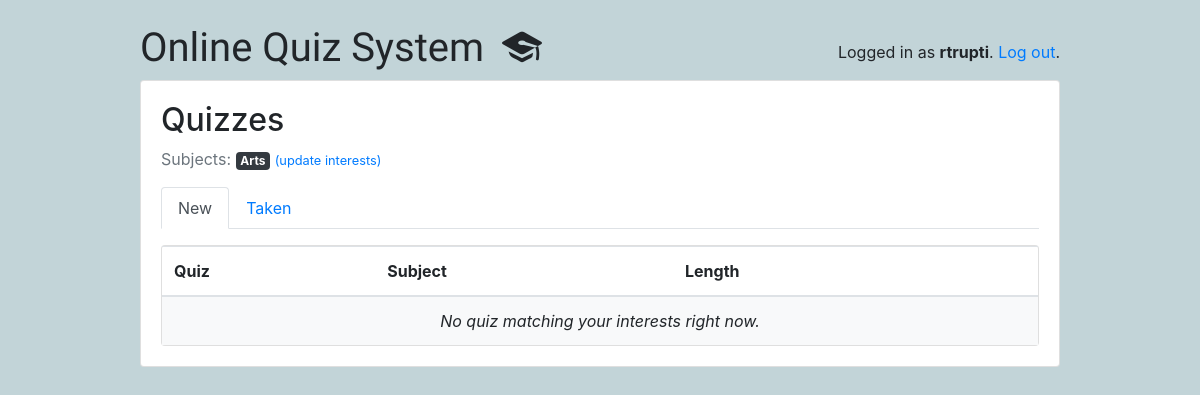
Before: /students/ (signed in) with the older database file.
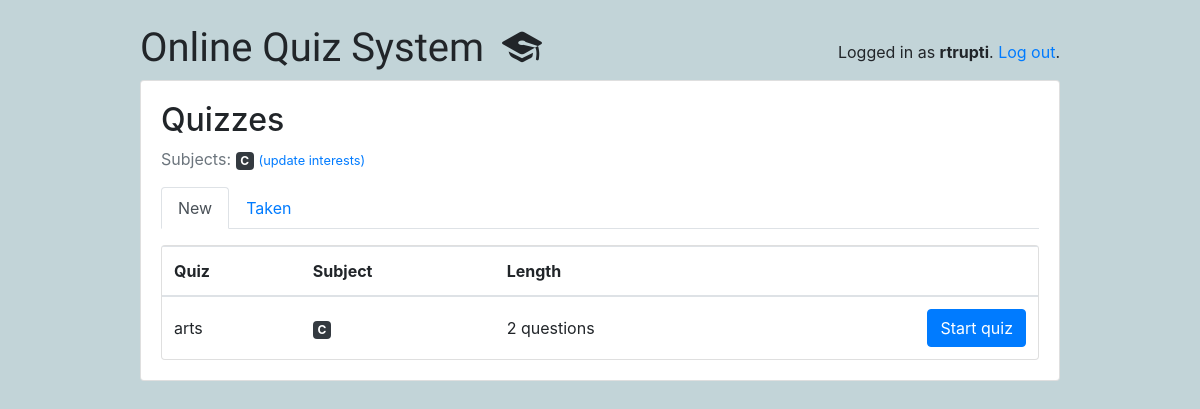
After: the same page with the newer database file.
### classroom/models.py (models this page shows, shortened)
class User(AbstractUser):
    is_student = models.BooleanField(default=False)
    is_teacher = models.BooleanField(default=False)

class Subject(models.Model):
    name = models.CharField(max_length=30)
    color = models.CharField(max_length=7, default='#007bff')
    def get_html_badge(self):
        name = escape(self.name)
        color = escape(self.color)
        html = '<span class="badge badge-primary" style="background-color: %s">%s</span>' % (color, name)
        return mark_safe(html)

class Quiz(models.Model):
    owner = models.ForeignKey(User, on_delete=models.CASCADE, related_name='quizzes')
    name = models.CharField(max_length=255)
    subject = models.ForeignKey(Subject, on_delete=models.CASCADE, related_name='quizzes')

### classroom/views/students.py (the view)
# urls.py: path('', students.QuizListView.as_view(), name='quiz_list'),
@method_decorator([login_required, student_required], name='dispatch')
class QuizListView(ListView):
    model = Quiz
    ordering = ('name', )
    context_object_name = 'quizzes'
    template_name = 'classroom/students/quiz_list.html'
    def get_queryset(self):
        student = self.request.user.student
        student_interests = student.interests.values_list('pk', flat=True)
        taken_quizzes = student.quizzes.values_list('pk', flat=True)
        queryset = Quiz.objects.filter(subject__in=student_interests) \
            .exclude(pk__in=taken_quizzes) \
            .annotate(questions_count=Count('questions')) \
            .filter(questions_count__gt=0)
        return queryset

### classroom/templates/classroom/students/quiz_list.html
{% extends 'base.html' %}
{% block content %}
  {% include 'classroom/students/_header.html' with active='new' %}
  <div class="card">
    <table class="table mb-0">
      <thead>
        <tr>
          <th>Quiz</th>
          <th>Subject</th>
          <th>Length</th>
          <th></th>
        </tr>
      </thead>
      <tbody>
        {% for quiz in quizzes %}
          <tr>
            <td class="align-middle">{{ quiz.name }}</td>
            <td class="align-middle">{{ quiz.subject.get_html_badge }}</td>
            <td class="align-middle">{{ quiz.questions_count }} questions</td>
            <td class="text-right">
              <a href="{% url 'students:take_quiz' quiz.pk %}" class="btn btn-primary">Start quiz</a>
            </td>
          </tr>
        {% empty %}
          <tr>
            <td class="bg-light text-center font-italic" colspan="4">No quiz matching your interests right now.</td>
          </tr>
        {% endfor %}
      </tbody>
    </table>
  </div>
{% endblock %}

### templates/base.html (shortened to what this page needs)
{% load static %}<!doctype html>
<html lang="en">
  <head>
    <link rel="stylesheet" href="https://maxcdn.bootstrapcdn.com/bootstrap/4.0.0/css/bootstrap.min.css">
    <link rel="stylesheet" type="text/css" href="{% static 'vendor/fontello-2f186091/css/fontello.css' %}">
    <link rel="stylesheet" type="text/css" href="{% static 'css/app.css' %}">
    {% if user.is_authenticated and user.is_teacher %}
      <link rel="stylesheet" type="text/css" href="{% static 'css/teachers.css' %}">
    {% else %}
      <link rel="stylesheet" type="text/css" href="{% static 'css/students.css' %}">
    {% endif %}
  </head>
  <body>
    <div class="container my-4">
      <div class="row justify-content-center">
        <div class="col-md-10 col-sm-12">
          <div class="row">
            <div class="col-6">
              <h1 class="logo">
                <a href="{% url 'home' %}">
                  Online Quiz System
                  {% if user.is_authenticated %}
                    {% if user.is_teacher %}
                      <span class="icon-feather" data-toggle="tooltip" data-placement="right" title="Teacher profile"></span>
                    {% else %}
                      <span class="icon-graduation-cap" data-toggle="tooltip" data-placement="right" title="Student profile"></span>
                    {% endif %}
                  {% endif %}
                </a>
              </h1>
            </div>
            <div class="col-6 text-right">
              {% if user.is_authenticated %}
                <p class="pt-3">Logged in as <strong>{{ user.username }}</strong>. <a href="{% url 'logout' %}">Log out</a>.</p>
              {% else %}
                <a href="{% url 'login' %}" class="btn btn-light" role="button">Log in</a>
                <a href="{% url 'signup' %}" class="btn btn-primary" role="button">Sign up</a>
              {% endif %}
            </div>
          </div>
          <div class="card mb-3">
            <div class="card-body">
              {% block content %}
              {% endblock %}
            </div>
          </div>
        </div>
      </div>
    </div>
  </body>
</html>

### classroom/templates/classroom/students/_header.html
<h2>Quizzes</h2>
<p class="text-muted">
  Subjects:{% for subject in user.student.interests.all %} {{ subject.get_html_badge }}{% endfor %}
  <a href="{% url 'students:student_interests' %}"><small>(update interests)</small></a>
</p>
<ul class="nav nav-tabs mb-3">
  <li class="nav-item">
    <a class="nav-link{% if active == 'new' %} active{% endif %}" href="{% url 'students:quiz_list' %}">New</a>
  </li>
  <li class="nav-item">
    <a class="nav-link{% if active == 'taken' %} active{% endif %}" href="{% url 'students:taken_quiz_list' %}">Taken</a>
  </li>
</ul>

### static/css/app.css (style rules this page uses)
.logo { font-family: 'Clicker Script', cursive; }
.logo a { color: #212529; text-decoration: none; }

### static/css/students.css (style rules this page uses)
body { background-color: #c2d4d8; }

Changed rows visible on the page:
changed Subject: get_html_badge "Arts" → "C"
added Quiz: name "arts", subject.get_html_badge "C", questions_count "2"
Other visible differences:
text no longer shown: "No quiz matching your interests right now."
